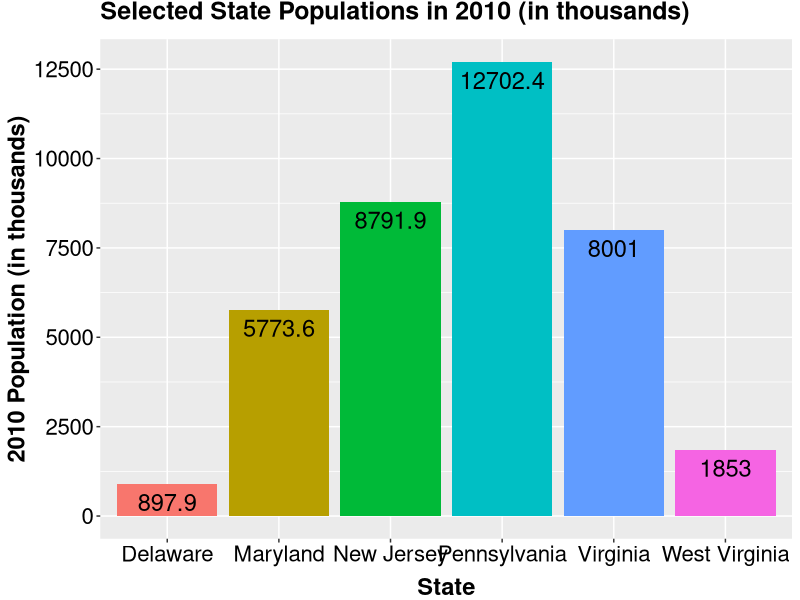

The R source for this figure:
# This script creates a bar graph using (a subset of) 'census_data.csv' using the 'ggplot2' library.

# A description of 'census_data.csv' can be found in 'census_data_scrape_and_process.R'.
# To avoid an overwhelming plot, I will be using a subset of 'census_data.csv' consisting of
# observations for 6 states (Delaware, Maryland, New Jersey, Pennsylvania, Virginia, 
# and West Virginia) in 2010.

# Load packages.
library(data.table)
library(ggplot2)

# Load data.
# Note that the data is located in the 'visualizations' folder, NOT the 'ggplot' folder.
census_data = data.table(read.csv('census_data.csv', 
                                  header = T, 
                                  stringsAsFactors = F, 
                                  check.names = F))

#####
# SUBSET/PROCESS DATA.

  # Specify states of interest.
  states = c('Delaware', 'Maryland', 'New Jersey', 'Pennsylvania', 
             'Virginia', 'West Virginia')
  
  # Create data subset (specified above).
  census_subset = census_data[Name %in% states, .(Name, `2010`)]
  
  # Divide population values by 1000 for easier graph viewing.
  census_subset$`2010` = census_subset$`2010` / 1000

#####  
# Plot data.
ggplot(data = census_subset, 
       aes(x = Name, 
           y = `2010`, 
           fill = Name)) + 
  geom_bar(stat = 'identity') + 
  theme(legend.position = 'none') + 
  scale_y_continuous(breaks = seq(0, 12500, 2500)) +
  geom_text(aes(label = round(`2010`, 1)), 
            vjust = 1.5, 
            size = 6) +
  theme(axis.text.x = element_text(color = 'black', 
                                   size = 16), 
        axis.text.y = element_text(color= 'black', 
                                   size = 16),
        axis.title.x = element_text(face = 'bold', 
                                    size = 17, 
                                    vjust = -0.5),
        axis.title.y = element_text(face = 'bold',
                                    size = 17),
        plot.title = element_text(face = 'bold', 
                                  size = 18, 
                                  vjust = 2)) +
  ggtitle('Selected State Populations in 2010 (in thousands)') + 
  xlab('State') + 
  ylab('2010 Population (in thousands)')